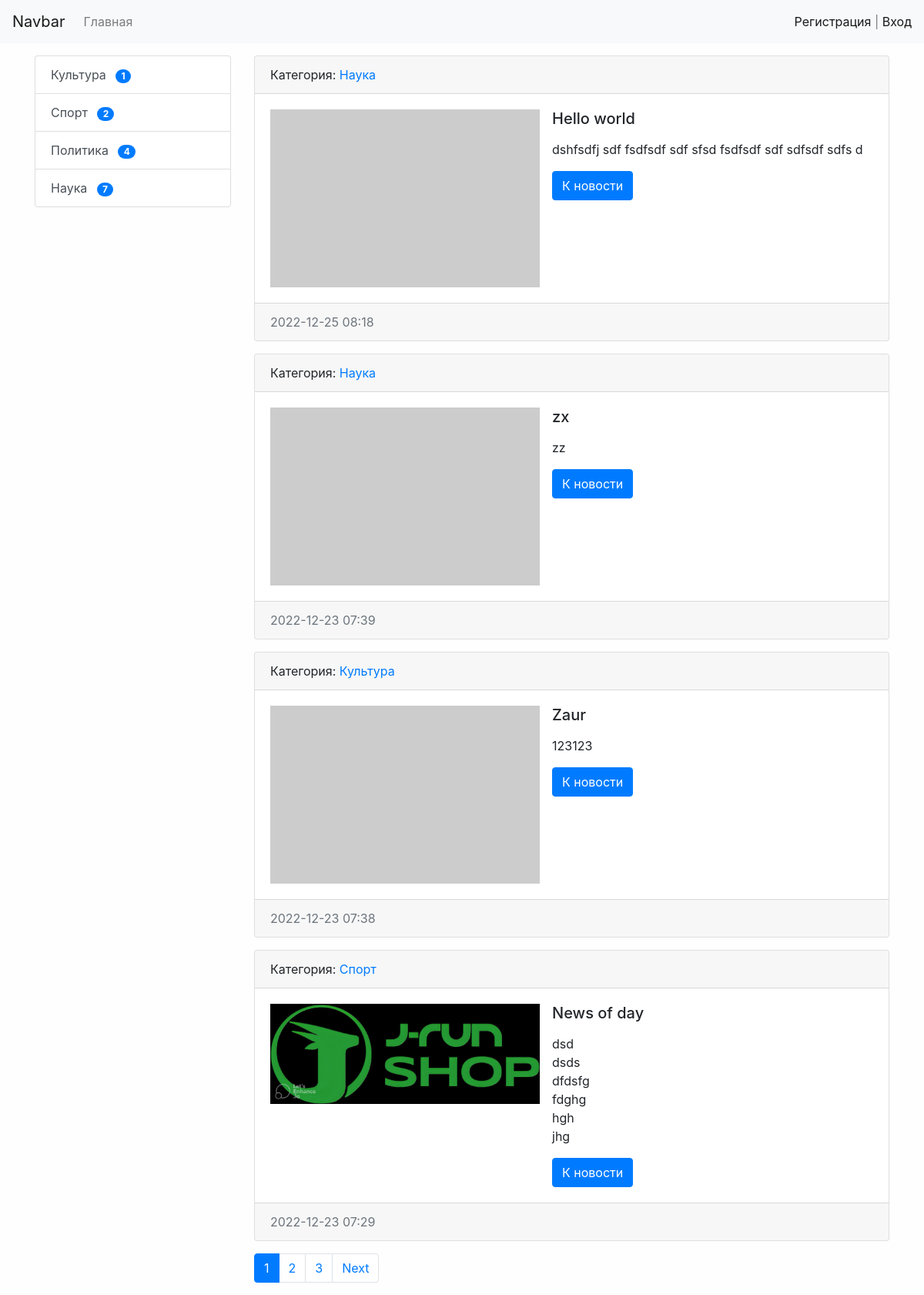
The page / on the database its author committed.
### news/models.py (models this page shows, shortened)
class Category(models.Model):
    title = models.CharField(
        max_length=150, db_index=True, verbose_name='Наиминование категории')
    def get_absolute_url(self):
        return reverse("category", kwargs={"category_id": self.pk})
    def __str__(self):
        return self.title
    class Meta:
        verbose_name = 'Категория'
        verbose_name_plural = 'Категории'
        ordering = ['title']

class News(models.Model):
    title = models.CharField(max_length=150, verbose_name="Наименование")
    content = models.TextField(blank=True, verbose_name="Контент")
    creates_at = models.DateTimeField(
        auto_now_add=True, verbose_name="Дата создания")
    updated_at = models.DateTimeField(
        auto_now=True, verbose_name="Дата обновления")
    photo = models.ImageField(
        upload_to='photos/%Y/%m/%d', verbose_name="Фото", blank=True)
    is_published = models.BooleanField(
        default=True, verbose_name="Опубликовано")
    category = models.ForeignKey(
        'Category', on_delete=models.PROTECT, verbose_name='Категория')
    views = models.IntegerField(default=0)
    def get_absolute_url(self):
        return reverse("view_news", kwargs={"pk": self.pk})
    class Meta:
        verbose_name = 'Новость'
        verbose_name_plural = 'Новости'
        ordering = ['-creates_at']

### news/views.py (the view)
# urls.py: path('', HomeNews.as_view(), name='home'),
class HomeNews(MyMixin, ListView):
    model = News
    template_name = 'news/home_news_list.html'
    context_object_name = 'news'
    mixin_prop = 'hello'
    paginate_by = 4
    def get_context_data(self, *, object_list=None, **kwargs):
        context = super().get_context_data(**kwargs)
        context['title'] = self.get_upper('Главная страница')
        context['mixin_prop'] = self.get_prop()
        return context
    def get_queryset(self):
        return News.objects.filter(is_published=True).select_related('category')

### news/templatetags/news_tags.py (called while the page is built)
@register.inclusion_tag('news/list_categories.html')
def show_categories():
    categories = Category.objects.annotate(cnt=Count('news', filter=F('news__is_published'))).filter(cnt__gt=0)
    return {'categories': categories}

### news/utils.py (called while the page is built)
    def get_prop(self):
        return self.mixin_prop.upper()

    def get_upper(self, s):
        if isinstance(s, str):
            return s.upper()
        else:
            return s.title.upper()

### news/templates/news/home_news_list.html (shortened to what this page needs)
{% extends 'base.html' %}  {% block sidebar %} {% include 'inc/_sidebar.html' %} {%endblock%}
{% block content %} {% for item in news %}
<div class="card mb-3">
	<div class="card-header">
		Категория:
		<a href="{{ item.category.get_absolute_url }}">{{item.category}}</a>
	</div>
	<div class="card-body">
		<div class="media">
			{% if item.photo %}
			<img
				class="mr-3"
				src="{{ item.photo.url }}"
				alt="news-photo"
				width="350px"
			/>
			{% else %}
			<img
				class="mr-3"
				src="https://picsum.photos/536/354"
				alt="lorem"
				width="350px"
			/>
			{% endif %}
			<div class="media-body">
				<h5 class="card-title">{{ item.title }}</h5>
				<p class="card-text">
					{{ item.content|safe|linebreaks|truncatewords:40 }}
				</p>
				<a
					href="{{ item.get_absolute_url }}"
					class="btn btn-primary"
					>К новости</a
				>
			</div>
		</div>
	</div>
	<div class="card-footer text-muted">
		{{ item.creates_at|date:"Y-m-d H:i" }}
	</div>
</div>
{%endfor%} {%endblock%}

### news/templates/news/list_categories.html
<div class="list-group">
	{% for item in categories %}
	<a
		href="{{ item.get_absolute_url }}"
		class="list-group-item list-group-item-action"
		>{{ item.title}}
		<span class="ml-2 badge badge-primary badge-pill">{{item.cnt}}</span>
	</a>
	{% endfor %}
</div>

### mysite/static/css/style.css (style rules this page uses)
body { background-color: #fefefe; }

### rows shown on the page
Category: title "Культура", cnt "1"
Category: title "Спорт", cnt "2"
Category: title "Политика", cnt "4"
Category: title "Наука", cnt "7"
News: category "Наука", title "Hello world", content "dshfsdfj sdf fsdfsdf sdf sfsd fsdfsdf sdf sdfsdf sdfs d", creates_at "2022-12-25 08:18"
News: category "Наука", title "zx", content "zz", creates_at "2022-12-23 07:39"
News: category "Культура", title "Zaur", content "123123", creates_at "2022-12-23 07:38"
News: category "Спорт", photo (picture), title "News of day", content "dsd dsds dfdsfg fdghg hgh jhg", creates_at "2022-12-23 07:29"

### other values the page prints
{{ p }} "1"
{{ p }} "2" "3"
